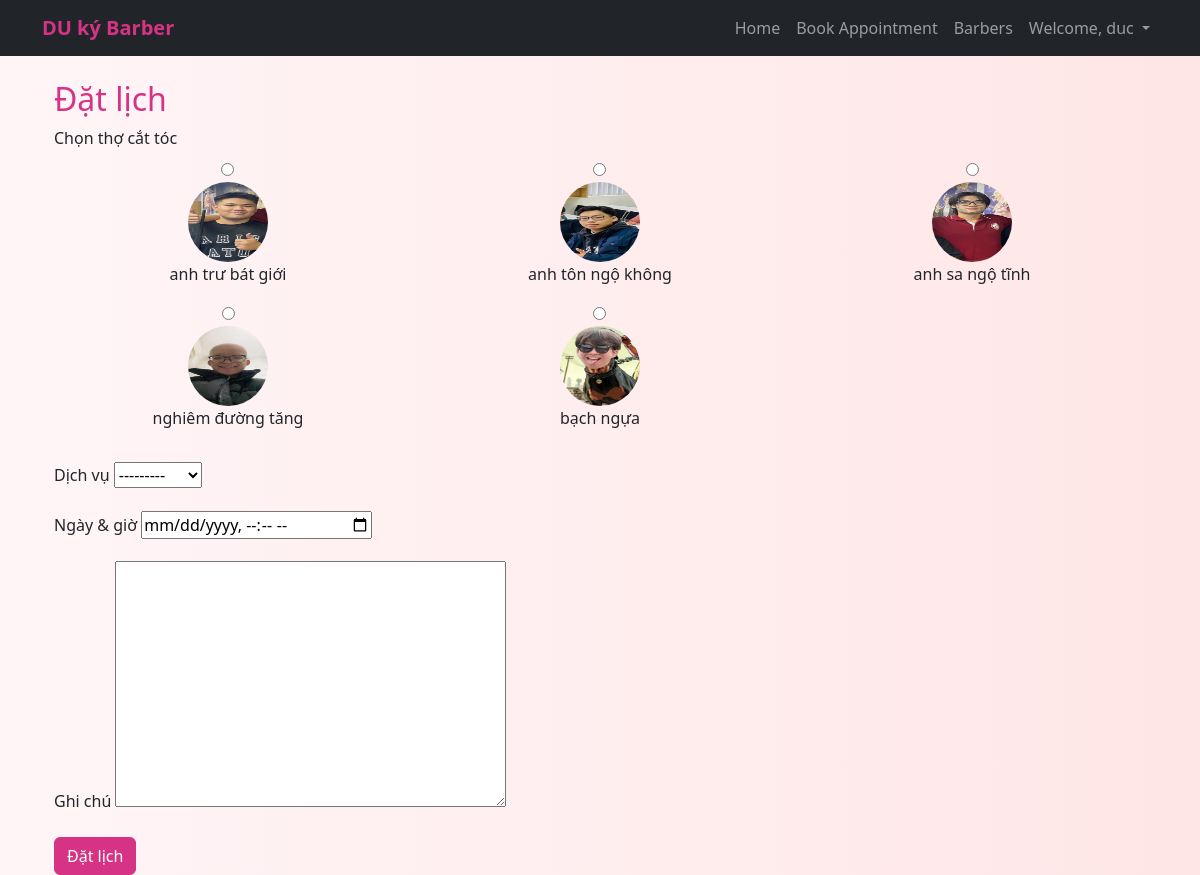
Page /book/ (signed in) on the committed database.
### main/models.py (models this page shows, shortened)
class Barber(models.Model):
    name = models.CharField(max_length=100)
    experience = models.TextField()
    photo = models.ImageField(upload_to='barbers/')
    schedule = models.CharField(max_length=200, blank=True)

### main/views.py (the view)
# urls.py: path('book/', views.book_appointment, name='book_appointment'),
@login_required
def book_appointment(request):
    services = Service.objects.all()
    barbers = Barber.objects.all()
    if request.method == 'POST':
        form = AppointmentForm(request.POST)
        if form.is_valid():
            appointment = form.save(commit=False)
            appointment.user = request.user
            appointment.save()
            return redirect('my_appointments')
    else:
        form = AppointmentForm()
    return render(request, 'main/book_appointment.html', {
        'form': form,
        'services': services,
        'barbers': barbers,
    })

### main/forms.py (shortened to what this page needs)
class AppointmentForm(forms.ModelForm):
    appointment_date = forms.DateTimeField(
        widget=forms.DateTimeInput(attrs={'type': 'datetime-local'}),
        label='Appointment Date & Time'
    )
    class Meta:
        model = Appointment
        fields = ['service', 'barber', 'appointment_date', 'notes']

### main/models.py (called while the page is built)
    def __str__(self):
        return self.name

### main/templates/main/book_appointment.html (shortened to what this page needs)
{% extends 'main/base.html' %}
{% block content %}
<div class="container">
  <h2>Đặt lịch</h2>
  <form method="post">
    <div class="mb-3">
      <label class="form-label">Chọn thợ cắt tóc</label>
      <div class="row">
        {% for barber in barbers %}
        <div class="col-4 text-center mb-3">
          <label style="cursor:pointer;">
            <input type="radio" name="barber" value="{{ barber.id }}"
              {% if form.data.barber == barber.id|stringformat:"s" %}checked{% endif %}>
            <img src="{{ barber.photo.url }}" alt="{{ barber.name }}" style="width:80px;height:80px;border-radius:50%;display:block;margin:auto;">
            <div>{{ barber.name }}</div>
          </label>
        </div>
        {% endfor %}
      </div>
    </div>
    <div class="mb-3">
      <label for="id_service" class="form-label">Dịch vụ</label>
      {{ form.service }}
    </div>
    <div class="mb-3">
      <label for="id_appointment_date" class="form-label">Ngày & giờ</label>
      {{ form.appointment_date }}
    </div>
    <div class="mb-3">
      <label for="id_notes" class="form-label">Ghi chú</label>
      {{ form.notes }}
    </div>
    <button type="submit" class="btn btn-primary">Đặt lịch</button>
  </form>
</div>
{% endblock %}

### main/templates/main/base.html (shortened to what this page needs)
{% load static %}
<!DOCTYPE html>
<html lang="en">
<head>
  <link href="https://cdn.jsdelivr.net/npm/bootstrap@5.3.0/dist/css/bootstrap.min.css" rel="stylesheet" />
  <link rel="stylesheet" href="{% static 'main/style.css' %}" />
</head>
<body>
  <nav class="navbar navbar-expand-lg navbar-dark bg-dark mb-4">
    <div class="container">
      <a class="navbar-brand" href="{% url 'home' %}">DU ký Barber</a>
      <div class="collapse navbar-collapse" id="navbarNav">
        <ul class="navbar-nav ms-auto">
          <li class="nav-item"><a class="nav-link" href="{% url 'home' %}">Home</a></li>
          <li class="nav-item"><a class="nav-link" href="{% url 'book_appointment' %}">Book Appointment</a></li>
          <li class="nav-item"><a class="nav-link" href="{% url 'barbers' %}">Barbers</a></li>
          {% if user.is_authenticated %}
            <li class="nav-item dropdown">
              <a class="nav-link dropdown-toggle" href="#" id="userDropdown" role="button" data-bs-toggle="dropdown" aria-expanded="false">
                Welcome, {{ user.username }}
              </a>
            </li>
          {% else %}
            <li class="nav-item"><a class="nav-link" href="{% url 'login' %}">Login</a></li>
            <li class="nav-item"><a class="nav-link" href="{% url 'signup' %}">Sign Up</a></li>
          {% endif %}
        </ul>
      </div>
    </div>
  </nav>
  <main class="container">
    {% block content %}{% endblock %}
  </main>
</body>
</html>

### barberproject/static/main/style.css (style rules this page uses)
body { background: linear-gradient(to right, #fff5f7, #ffe6e6); font-family: 'Segoe UI', sans-serif; }
.navbar-brand { font-weight: bold; color: #d63384; }
.btn-primary { background-color: #d63384; border-color: #d63384; }
h2 { color: #d63384; }

### rows in the picture
Barber: barber "☐ anh trư bát giới", photo (picture), name "anh trư bát giới"
Barber: barber "☐ anh tôn ngộ không", photo (picture), name "anh tôn ngộ không"
Barber: barber "☐ anh sa ngộ tĩnh", photo (picture), name "anh sa ngộ tĩnh"
Barber: barber "☐ nghiêm đường tăng", photo (picture), name "nghiêm đường tăng"
Barber: barber "☐ bạch ngựa", photo (picture), name "bạch ngựa"

### other values in the picture
{{ user.username }} "duc"
